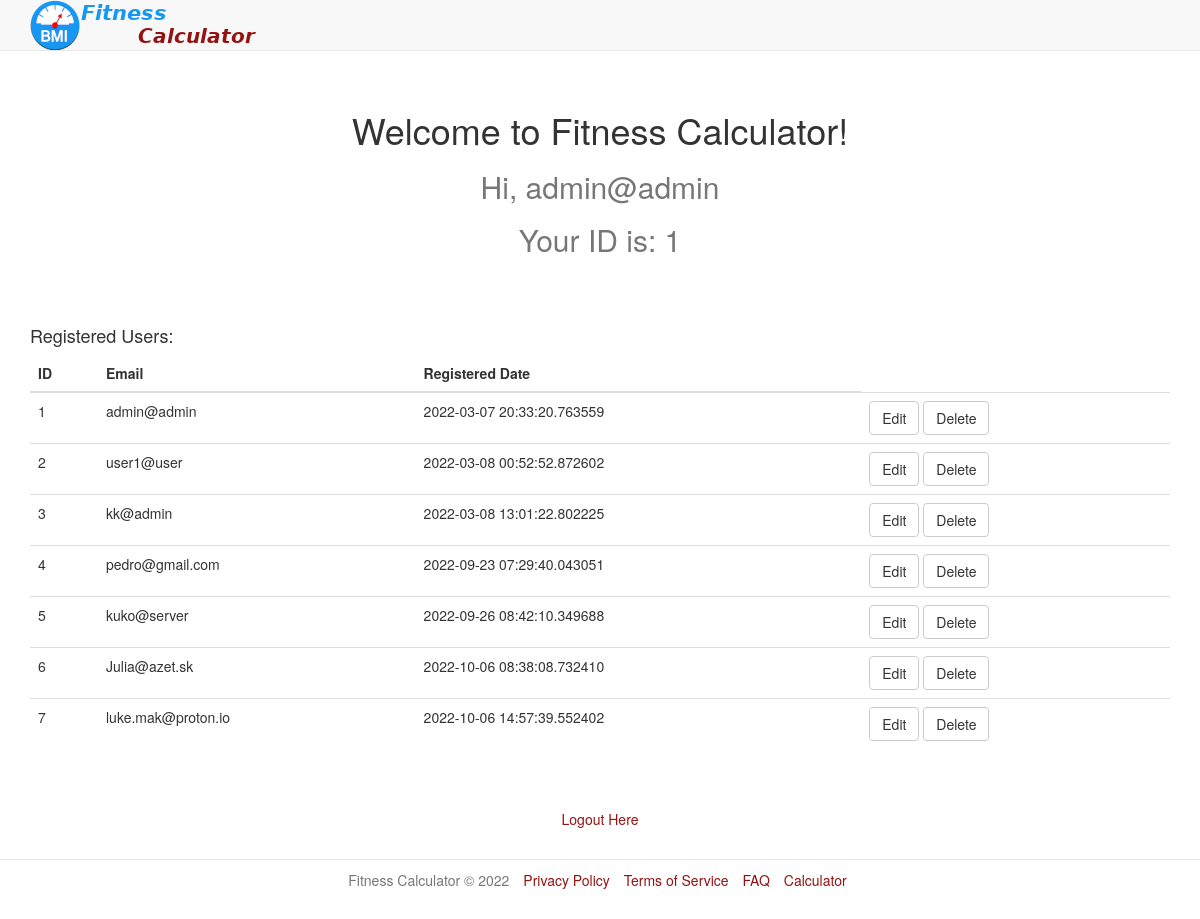
The page /dashboard (signed in) on the database as committed earlier.
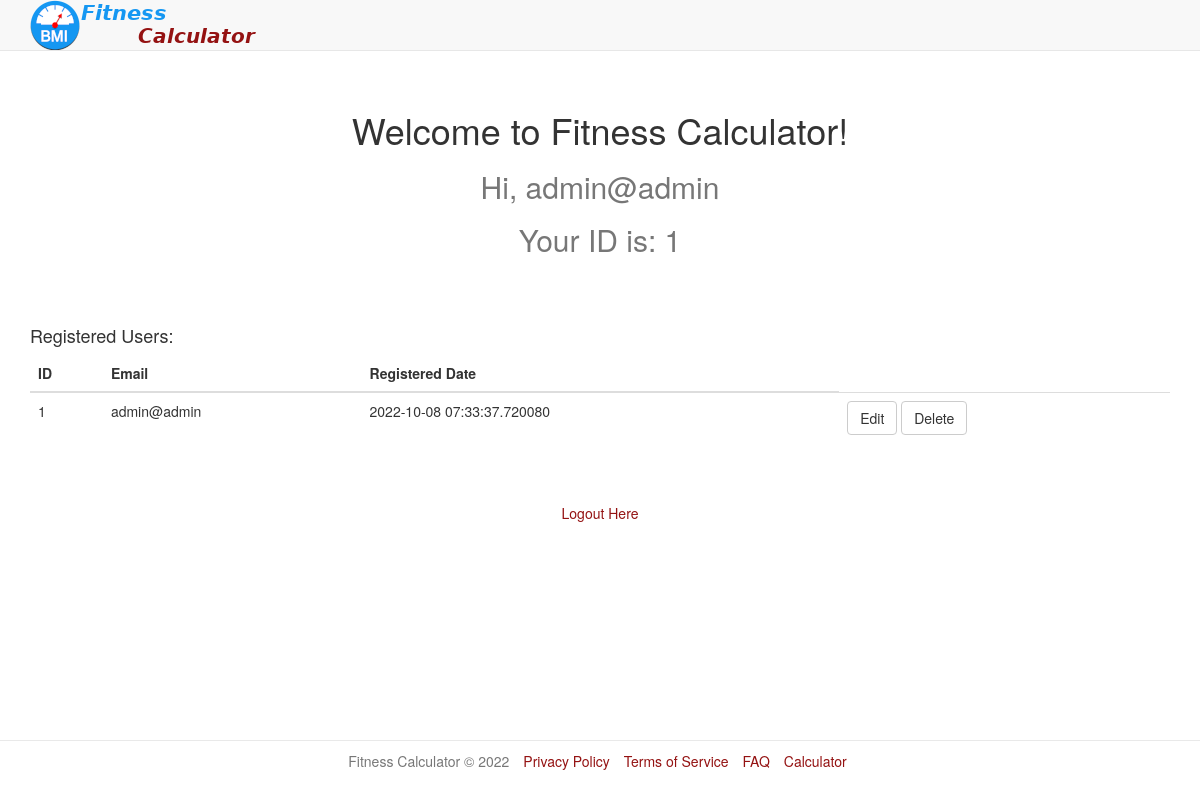
The same page on the database as committed later.
### main/models.py (models this page shows, shortened)
class User(db.Model):
    __tablename__ = 'users'
    id = db.Column(db.Integer, primary_key=True, autoincrement=True)
    email = db.Column(db.String, unique=True, nullable=False)
    hashed_password = db.Column(db.LargeBinary(80), nullable=False)
    authenticated = db.Column(db.Boolean, default=False)
    registered_on = db.Column(db.DateTime, nullable=True)
    role = db.Column(db.String, default='user')
    @property
    def is_authenticated(self):
        return self.authenticated
    @staticmethod
    def get_all_users():
        return User.query.all()

### main/uiapp.py (the view)
@bp.route('/dashboard')
@login_required
def dashboard():
    result = users_schema.dump(User.get_all_users())
    return render_template('dashboard.html', rows=result)

### main/__init__.py (called while the page is built)
def initialize_extensions(app):
    db.init_app(app)
    bcrypt.init_app(app)
    login.init_app(app)
    @app.before_first_request
    def create_table():
        db.create_all()
    from main.models import User
    @login.user_loader
    def load_user(user_id):
        return User.query.filter(User.id == int(user_id)).first()

### main/templates/dashboard.html (shortened to what this page needs)
{% extends 'layouts/base.html' %}
{% block body %}
  <th class="container sm-margin-top">
    <div class="row text-center lg-margin-bottom">
       <h1>Welcome to Fitness Calculator!</h1>
      <div class="text-muted">
          <h2>Hi, {{ current_user.email }}</h2>
          <h2>Your ID is: {{ current_user.id }}</h2>
      </div>
    </div>
  </th>
<h4>Registered Users:</h4>
    <table class="table">
                  <thead>
                  <tr>
                      <th scope="col">ID</th>
                      <th scope="col">Email</th>
                      <th scope="col">Registered Date</th>
                  </tr>
                  </thead>
                  <tbody>
                    {% for row in rows %}
                        <tr>
                          <td data-title="Id">{{row["id"]}}</td>
                          <td data-title="Email">{{row["email"]}}</td>
                            <td data-title="Registered">{{row["registered_on"]}}</td>
                            <td><a href="form-update/{{ row["id"] }}" class="btn btn-default">Edit</a>
                                <a href="delete/{{ row["id"] }}" class="btn btn-default">Delete</a></td>
                        </tr>
                     {% endfor %}
    </tbody>
    </table>
            <br><br>
           <p align="center" class="bottom"><a href="{{ url_for('main.logout')}}">Logout Here</a></p>
{% endblock %}

### main/templates/layouts/base.html (shortened to what this page needs)
<!DOCTYPE html>
<html>
  <head>
    <link
      rel="stylesheet"
      href="{{ url_for('static', filename='styles/vendor/bootstrap.min.css') }}">
    <link
      rel="stylesheet"
      href="{{ url_for('static', filename='styles/main.css') }}">
    <link
      rel="stylesheet"
      href="{{ url_for('static', filename='styles/vendor/font-awesome.min.css') }}">
  </head>
  <body>
    <nav class="navbar navbar-default navbar-fixed-top">
      <div class="container">
        <div class="navbar-header">
          <a href="{{ url_for('main.home') }}">
            <img src="{{ url_for('static', filename='images/logo.png') }}"
                 class="img-responsive"
                 width="229" height="50" title="Calculator" alt="Calculator"/>
          </a>
        </div>
      </div>
    </nav>
    <main class="container">
      {% block body %}{% endblock %}
    </main>
    <footer class="footer text-center">
      <div class="container">
        <ul class="list-inline">
          <li class="text-muted">Fitness Calculator &copy; 2022</li>
          <li><a href="{{ url_for('page.privacy') }}">Privacy Policy</a></li>
          <li><a href="{{ url_for('page.terms') }}">Terms of Service</a></li>
            <li><a href="{{ url_for('page.FAQ') }}">FAQ</a></li>
            <li><a href="{{ url_for('calc.calculator') }}">Calculator</a></li>
        </ul>
      </div>
    </footer>
  </body>
</html>

### main/static/styles/main.css (style rules this page uses)
html { position: relative; min-height: 100%; }
body { padding-top: 50px; padding-bottom: 20px; margin-bottom: 60px; }
.footer { position: absolute; bottom: 0; width: 100%; padding-top: 10px; border-top: 1px solid #e9e9e9; height: 60px; }
.lg-margin-bottom { margin-bottom: 60px; }

Rows that differ between the two databases and show on the page:
removed User: id "2", email "user1@user", registered_on "2022-03-08 00:52:52.872602"
removed User: id "3", email "kk@admin", registered_on "2022-03-08 13:01:22.802225"
removed User: id "4", email "pedro@gmail.com", registered_on "2022-09-23 07:29:40.043051"
removed User: id "5", email "kuko@server", registered_on "2022-09-26 08:42:10.349688"
removed User: id "6", email "Julia@azet.sk", registered_on "2022-10-06 08:38:08.732410"
removed User: id "7", email "luke.mak@proton.io", registered_on "2022-10-06 14:57:39.552402"
changed User "admin@admin": registered_on "2022-03-07 20:33:20.763559" → "2022-10-08 07:33:37.720080"
